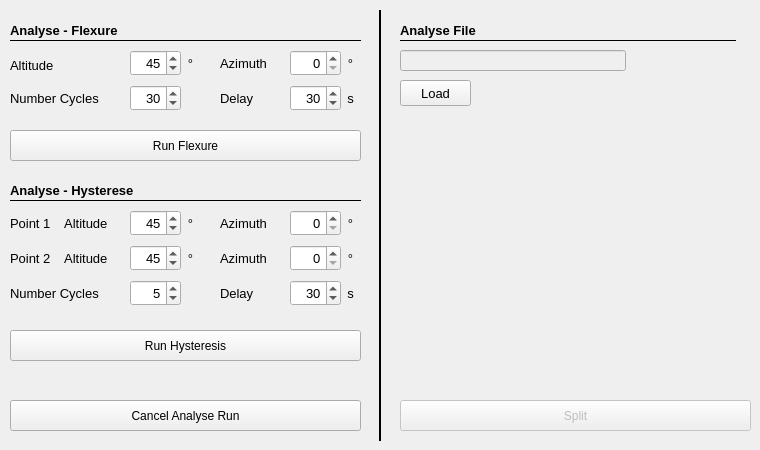
   <widget class="QWidget" name="Analyse">
    <attribute name="title">
     <string>Analyse</string>
    </attribute>
    <widget class="QLabel" name="label_107">
     <property name="geometry">
      <rect>
       <x>10</x>
       <y>20</y>
       <width>351</width>
       <height>21</height>
      </rect>
     </property>
     <property name="font">
      <font>
       <pointsize>10</pointsize>
       <weight>75</weight>
       <bold>true</bold>
      </font>
     </property>
     <property name="text">
      <string>Analyse - Flexure</string>
     </property>
    </widget>
    <widget class="QPushButton" name="btn_cancelAnalyse">
     <property name="enabled">
      <bool>true</bool>
     </property>
     <property name="geometry">
      <rect>
       <x>10</x>
       <y>400</y>
       <width>351</width>
       <height>31</height>
      </rect>
     </property>
     <property name="toolTip">
      <string>&lt;html&gt;&lt;head/&gt;&lt;body&gt;&lt;p&gt;Cancels the analyse run.&lt;/p&gt;&lt;/body&gt;&lt;/html&gt;</string>
     </property>
     <property name="text">
      <string>Cancel Analyse Run</string>
     </property>
    </widget>
    <widget class="QPushButton" name="btn_runFlexure">
     <property name="enabled">
      <bool>true</bool>
     </property>
     <property name="geometry">
      <rect>
       <x>10</x>
       <y>130</y>
       <width>351</width>
       <height>31</height>
      </rect>
     </property>
     <property name="toolTip">
      <string>&lt;html&gt;&lt;head/&gt;&lt;body&gt;&lt;p&gt;Runs a analyse cycle by constant pointing to given alt/az and measuring the error each delay seconds.&lt;/p&gt;&lt;/body&gt;&lt;/html&gt;</string>
     </property>
     <property name="text">
      <string>Run Flexure</string>
     </property>
    </widget>
    <widget class="Line" name="line_33">
     <property name="geometry">
      <rect>
       <x>10</x>
       <y>40</y>
       <width>351</width>
       <height>1</height>
      </rect>
     </property>
     <property name="frameShadow">
      <enum>QFrame::Plain</enum>
     </property>
     <property name="orientation">
      <enum>Qt::Horizontal</enum>
     </property>
    </widget>
    <widget class="QLabel" name="label_174">
     <property name="geometry">
      <rect>
       <x>10</x>
       <y>50</y>
       <width>51</width>
       <height>31</height>
      </rect>
     </property>
     <property name="font">
      <font>
       <pointsize>10</pointsize>
      </font>
     </property>
     <property name="text">
      <string>Altitude</string>
     </property>
    </widget>
    <widget class="QDoubleSpinBox" name="azimuthTimeChange">
     <property name="geometry">
      <rect>
       <x>290</x>
       <y>50</y>
       <width>51</width>
       <height>26</height>
      </rect>
     </property>
     <property name="font">
      <font>
       <family>Arial</family>
       <pointsize>10</pointsize>
       <weight>50</weight>
       <bold>false</bold>
      </font>
     </property>
     <property name="alignment">
      <set>Qt::AlignRight|Qt::AlignTrailing|Qt::AlignVCenter</set>
     </property>
     <property name="decimals">
      <number>0</number>
     </property>
     <property name="maximum">
      <double>359.000000000000000</double>
     </property>
     <property name="singleStep">
      <double>1.000000000000000</double>
     </property>
     <property name="value">
      <double>0.000000000000000</double>
     </property>
    </widget>
    <widget class="QLabel" name="label_175">
     <property name="geometry">
      <rect>
       <x>220</x>
       <y>50</y>
       <width>51</width>
       <height>26</height>
      </rect>
     </property>
     <property name="font">
      <font>
       <pointsize>10</pointsize>
      </font>
     </property>
     <property name="text">
      <string>Azimuth</string>
     </property>
    </widget>
    <widget class="QDoubleSpinBox" name="altitudeTimeChange">
     <property name="geometry">
      <rect>
       <x>130</x>
       <y>50</y>
       <width>51</width>
       <height>26</height>
      </rect>
     </property>
     <property name="font">
      <font>
       <family>Arial</family>
       <pointsize>10</pointsize>
       <weight>50</weight>
       <bold>false</bold>
      </font>
     </property>
     <property name="alignment">
      <set>Qt::AlignRight|Qt::AlignTrailing|Qt::AlignVCenter</set>
     </property>
     <property name="decimals">
      <number>0</number>
     </property>
     <property name="minimum">
      <double>0.000000000000000</double>
     </property>
     <property name="maximum">
      <double>90.000000000000000</double>
     </property>
     <property name="singleStep">
      <double>1.000000000000000</double>
     </property>
     <property name="value">
      <double>45.000000000000000</double>
     </property>
    </widget>
    <widget class="QLabel" name="label_176">
     <property name="geometry">
      <rect>
       <x>10</x>
       <y>85</y>
       <width>101</width>
       <height>26</height>
      </rect>
     </property>
     <property name="font">
      <font>
       <pointsize>10</pointsize>
      </font>
     </property>
     <property name="text">
      <string>Number Cycles</string>
     </property>
    </widget>
    <widget class="QDoubleSpinBox" name="numberRunsTimeChange">
     <property name="geometry">
      <rect>
       <x>130</x>
       <y>85</y>
       <width>51</width>
       <height>26</height>
      </rect>
     </property>
     <property name="font">
      <font>
       <family>Arial</family>
       <pointsize>10</pointsize>
       <weight>50</weight>
       <bold>false</bold>
      </font>
     </property>
     <property name="alignment">
      <set>Qt::AlignRight|Qt::AlignTrailing|Qt::AlignVCenter</set>
     </property>
     <property name="decimals">
      <number>0</number>
     </property>
     <property name="minimum">
      <double>10.000000000000000</double>
     </property>
     <property name="maximum">
      <double>300.000000000000000</double>
     </property>
     <property name="singleStep">
      <double>1.000000000000000</double>
     </property>
     <property name="value">
      <double>30.000000000000000</double>
     </property>
    </widget>
    <widget class="QLabel" name="label_111">
     <property name="geometry">
      <rect>
       <x>340</x>
       <y>50</y>
       <width>21</width>
       <height>26</height>
      </rect>
     </property>
     <property name="font">
      <font>
       <pointsize>10</pointsize>
      </font>
     </property>
     <property name="text">
      <string>°</string>
     </property>
     <property name="alignment">
      <set>Qt::AlignCenter</set>
     </property>
     <property name="wordWrap">
      <bool>false</bool>
     </property>
    </widget>
    <widget class="QLabel" name="label_112">
     <property name="geometry">
      <rect>
       <x>180</x>
       <y>50</y>
       <width>21</width>
       <height>26</height>
      </rect>
     </property>
     <property name="font">
      <font>
       <pointsize>10</pointsize>
      </font>
     </property>
     <property name="text">
      <string>°</string>
     </property>
     <property name="alignment">
      <set>Qt::AlignCenter</set>
     </property>
     <property name="wordWrap">
      <bool>false</bool>
     </property>
    </widget>
    <widget class="QLabel" name="label_177">
     <property name="geometry">
      <rect>
       <x>220</x>
       <y>85</y>
       <width>41</width>
       <height>26</height>
      </rect>
     </property>
     <property name="font">
      <font>
       <pointsize>10</pointsize>
      </font>
     </property>
     <property name="text">
      <string>Delay</string>
     </property>
    </widget>
    <widget class="QDoubleSpinBox" name="delayTimeFlexure">
     <property name="geometry">
      <rect>
       <x>290</x>
       <y>85</y>
       <width>51</width>
       <height>26</height>
      </rect>
     </property>
     <property name="font">
      <font>
       <family>Arial</family>
       <pointsize>10</pointsize>
       <weight>50</weight>
       <bold>false</bold>
      </font>
     </property>
     <property name="alignment">
      <set>Qt::AlignRight|Qt::AlignTrailing|Qt::AlignVCenter</set>
     </property>
     <property name="decimals">
      <number>0</number>
     </property>
     <property name="minimum">
      <double>1.000000000000000</double>
     </property>
     <property name="maximum">
      <double>300.000000000000000</double>
     </property>
     <property name="singleStep">
      <double>1.000000000000000</double>
     </property>
     <property name="value">
      <double>30.000000000000000</double>
     </property>
    </widget>
    <widget class="QLabel" name="label_115">
     <property name="geometry">
      <rect>
       <x>340</x>
       <y>85</y>
       <width>21</width>
       <height>26</height>
      </rect>
     </property>
     <property name="font">
      <font>
       <pointsize>10</pointsize>
      </font>
     </property>
     <property name="text">
      <string>s</string>
     </property>
     <property name="alignment">
      <set>Qt::AlignCenter</set>
     </property>
     <property name="wordWrap">
      <bool>false</bool>
     </property>
    </widget>
    <widget class="QLabel" name="label_118">
     <property name="geometry">
      <rect>
       <x>10</x>
       <y>180</y>
       <width>131</width>
       <height>21</height>
      </rect>
     </property>
     <property name="font">
      <font>
       <pointsize>10</pointsize>
       <weight>75</weight>
       <bold>true</bold>
      </font>
     </property>
     <property name="text">
      <string>Analyse - Hysterese</string>
     </property>
    </widget>
    <widget class="Line" name="line_37">
     <property name="geometry">
      <rect>
       <x>10</x>
       <y>200</y>
       <width>291</width>
       <height>1</height>
      </rect>
     </property>
     <property name="frameShadow">
      <enum>QFrame::Plain</enum>
     </property>
     <property name="orientation">
      <enum>Qt::Horizontal</enum>
     </property>
    </widget>
    <widget class="QPushButton" name="btn_runHysterese">
     <property name="enabled">
      <bool>true</bool>
     </property>
     <property name="geometry">
      <rect>
       <x>10</x>
       <y>330</y>
       <width>351</width>
       <height>31</height>
      </rect>
     </property>
     <property name="toolTip">
      <string>&lt;html&gt;&lt;head/&gt;&lt;body&gt;&lt;p&gt;Runs a analyse cycle by swapping two alt/az positions and measuring the error each delay seconds&lt;/p&gt;&lt;/body&gt;&lt;/html&gt;</string>
     </property>
     <property name="text">
      <string>Run Hysteresis</string>
     </property>
    </widget>
    <widget class="QLabel" name="label_182">
     <property name="geometry">
      <rect>
       <x>220</x>
       <y>245</y>
       <width>51</width>
       <height>26</height>
      </rect>
     </property>
     <property name="font">
      <font>
       <pointsize>10</pointsize>
      </font>
     </property>
     <property name="text">
      <string>Azimuth</string>
     </property>
    </widget>
    <widget class="QDoubleSpinBox" name="numberRunsHysterese">
     <property name="geometry">
      <rect>
       <x>130</x>
       <y>280</y>
       <width>51</width>
       <height>26</height>
      </rect>
     </property>
     <property name="font">
      <font>
       <family>Arial</family>
       <pointsize>10</pointsize>
       <weight>50</weight>
       <bold>false</bold>
      </font>
     </property>
     <property name="alignment">
      <set>Qt::AlignRight|Qt::AlignTrailing|Qt::AlignVCenter</set>
     </property>
     <property name="decimals">
      <number>0</number>
     </property>
     <property name="minimum">
      <double>1.000000000000000</double>
     </property>
     <property name="maximum">
      <double>50.000000000000000</double>
     </property>
     <property name="singleStep">
      <double>1.000000000000000</double>
     </property>
     <property name="value">
      <double>5.000000000000000</double>
     </property>
    </widget>
    <widget class="QLabel" name="label_183">
     <property name="geometry">
      <rect>
       <x>10</x>
       <y>280</y>
       <width>91</width>
       <height>26</height>
      </rect>
     </property>
     <property name="font">
      <font>
       <pointsize>10</pointsize>
      </font>
     </property>
     <property name="text">
      <string>Number Cycles</string>
     </property>
    </widget>
    <widget class="QLabel" name="label_184">
     <property name="geometry">
      <rect>
       <x>220</x>
       <y>280</y>
       <width>41</width>
       <height>26</height>
      </rect>
     </property>
     <property name="font">
      <font>
       <pointsize>10</pointsize>
      </font>
     </property>
     <property name="text">
      <string>Delay</string>
     </property>
    </widget>
    <widget class="QDoubleSpinBox" name="delayTimeHysterese">
     <property name="geometry">
      <rect>
       <x>290</x>
       <y>280</y>
       <width>51</width>
       <height>26</height>
      </rect>
     </property>
     <property name="font">
      <font>
       <family>Arial</family>
       <pointsize>10</pointsize>
       <weight>50</weight>
       <bold>false</bold>
      </font>
     </property>
     <property name="alignment">
      <set>Qt::AlignRight|Qt::AlignTrailing|Qt::AlignVCenter</set>
     </property>
     <property name="decimals">
      <number>0</number>
     </property>
     <property name="minimum">
      <double>1.000000000000000</double>
     </property>
     <property name="maximum">
      <double>300.000000000000000</double>
     </property>
     <property name="singleStep">
      <double>1.000000000000000</double>
     </property>
     <property name="value">
      <double>30.000000000000000</double>
     </property>
    </widget>
    <widget class="QDoubleSpinBox" name="azimuthHysterese2">
     <property name="geometry">
      <rect>
       <x>290</x>
       <y>245</y>
       <width>51</width>
       <height>26</height>
      </rect>
     </property>
     <property name="font">
      <font>
       <family>Arial</family>
       <pointsize>10</pointsize>
       <weight>50</weight>
       <bold>false</bold>
      </font>
     </property>
     <property name="alignment">
      <set>Qt::AlignRight|Qt::AlignTrailing|Qt::AlignVCenter</set>
     </property>
     <property name="decimals">
      <number>0</number>
     </property>
     <property name="maximum">
      <double>359.000000000000000</double>
     </property>
     <property name="singleStep">
      <double>1.000000000000000</double>
     </property>
     <property name="value">
      <double>0.000000000000000</double>
     </property>
    </widget>
    <widget class="QLabel" name="label_117">
     <property name="geometry">
      <rect>
       <x>340</x>
       <y>280</y>
       <width>21</width>
       <height>26</height>
      </rect>
     </property>
     <property name="font">
      <font>
       <pointsize>10</pointsize>
      </font>
     </property>
     <property name="text">
      <string>s</string>
     </property>
     <property name="alignment">
      <set>Qt::AlignCenter</set>
     </property>
     <property name="wordWrap">
      <bool>false</bool>
     </property>
    </widget>
    <widget class="QLabel" name="label_114">
     <property name="geometry">
      <rect>
       <x>180</x>
       <y>245</y>
       <width>21</width>
       <height>26</height>
      </rect>
     </property>
     <property name="font">
      <font>
       <pointsize>10</pointsize>
      </font>
     </property>
     <property name="text">
      <string>°</string>
     </property>
     <property name="alignment">
      <set>Qt::AlignCenter</set>
     </property>
     <property name="wordWrap">
      <bool>false</bool>
     </property>
    </widget>
    <widget class="QDoubleSpinBox" name="altitudeHysterese2">
     <property name="geometry">
      <rect>
       <x>130</x>
       <y>245</y>
       <width>51</width>
       <height>26</height>
      </rect>
     </property>
     <property name="font">
      <font>
       <family>Arial</family>
       <pointsize>10</pointsize>
       <weight>50</weight>
       <bold>false</bold>
      </font>
     </property>
     <property name="alignment">
      <set>Qt::AlignRight|Qt::AlignTrailing|Qt::AlignVCenter</set>
     </property>
     <property name="decimals">
      <number>0</number>
     </property>
     <property name="minimum">
      <double>0.000000000000000</double>
     </property>
     <property name="maximum">
      <double>90.000000000000000</double>
     </property>
     <property name="singleStep">
      <double>1.000000000000000</double>
     </property>
     <property name="value">
      <double>45.000000000000000</double>
     </property>
    </widget>
    <widget class="QLabel" name="label_119">
     <property name="geometry">
      <rect>
       <x>340</x>
       <y>245</y>
       <width>21</width>
       <height>26</height>
      </rect>
     </property>
     <property name="font">
      <font>
       <pointsize>10</pointsize>
      </font>
     </property>
     <property name="text">
      <string>°</string>
     </property>
     <property name="alignment">
      <set>Qt::AlignCenter</set>
     </property>
     <property name="wordWrap">
      <bool>false</bool>
     </property>
    </widget>
    <widget class="QLabel" name="label_185">
     <property name="geometry">
      <rect>
       <x>10</x>
       <y>210</y>
       <width>101</width>
       <height>26</height>
      </rect>
     </property>
     <property name="font">
      <font>
       <pointsize>10</pointsize>
      </font>
     </property>
     <property name="text">
      <string>Point 1    Altitude</string>
     </property>
    </widget>
    <widget class="QLabel" name="label_120">
     <property name="geometry">
      <rect>
       <x>180</x>
       <y>210</y>
       <width>21</width>
       <height>26</height>
      </rect>
     </property>
     <property name="font">
      <font>
       <pointsize>10</pointsize>
      </font>
     </property>
     <property name="text">
      <string>°</string>
     </property>
     <property name="alignment">
      <set>Qt::AlignCenter</set>
     </property>
     <property name="wordWrap">
      <bool>false</bool>
     </property>
    </widget>
    <widget class="QLabel" name="label_121">
     <property name="geometry">
      <rect>
       <x>340</x>
       <y>210</y>
       <width>21</width>
       <height>26</height>
      </rect>
     </property>
     <property name="font">
      <font>
       <pointsize>10</pointsize>
      </font>
     </property>
     <property name="text">
      <string>°</string>
     </property>
     <property name="alignment">
      <set>Qt::AlignCenter</set>
     </property>
     <property name="wordWrap">
      <bool>false</bool>
     </property>
    </widget>
    <widget class="QDoubleSpinBox" name="azimuthHysterese1">
     <property name="geometry">
      <rect>
       <x>290</x>
       <y>210</y>
       <width>51</width>
       <height>26</height>
      </rect>
     </property>
     <property name="font">
      <font>
       <family>Arial</family>
       <pointsize>10</pointsize>
       <weight>50</weight>
       <bold>false</bold>
      </font>
     </property>
     <property name="alignment">
      <set>Qt::AlignRight|Qt::AlignTrailing|Qt::AlignVCenter</set>
     </property>
     <property name="decimals">
      <number>0</number>
     </property>
     <property name="maximum">
      <double>359.000000000000000</double>
     </property>
     <property name="singleStep">
      <double>1.000000000000000</double>
     </property>
     <property name="value">
      <double>0.000000000000000</double>
     </property>
    </widget>
    <widget class="QDoubleSpinBox" name="altitudeHysterese1">
     <property name="geometry">
      <rect>
       <x>130</x>
       <y>210</y>
       <width>51</width>
       <height>26</height>
      </rect>
     </property>
     <property name="font">
      <font>
       <family>Arial</family>
       <pointsize>10</pointsize>
       <weight>50</weight>
       <bold>false</bold>
      </font>
     </property>
     <property name="alignment">
      <set>Qt::AlignRight|Qt::AlignTrailing|Qt::AlignVCenter</set>
     </property>
     <property name="decimals">
      <number>0</number>
     </property>
     <property name="minimum">
      <double>0.000000000000000</double>
     </property>
     <property name="maximum">
      <double>90.000000000000000</double>
     </property>
     <property name="singleStep">
      <double>1.000000000000000</double>
     </property>
     <property name="value">
      <double>45.000000000000000</double>
     </property>
    </widget>
    <widget class="QLabel" name="label_186">
     <property name="geometry">
      <rect>
       <x>220</x>
       <y>210</y>
       <width>51</width>
       <height>26</height>
      </rect>
     </property>
     <property name="font">
      <font>
       <pointsize>10</pointsize>
      </font>
     </property>
     <property name="text">
      <string>Azimuth</string>
     </property>
    </widget>
    <widget class="Line" name="line_43">
     <property name="geometry">
      <rect>
       <x>10</x>
       <y>190</y>
       <width>351</width>
       <height>21</height>
      </rect>
     </property>
     <property name="frameShadow">
      <enum>QFrame::Plain</enum>
     </property>
     <property name="orientation">
      <enum>Qt::Horizontal</enum>
     </property>
    </widget>
    <widget class="QLabel" name="label_187">
     <property name="geometry">
      <rect>
       <x>10</x>
       <y>245</y>
       <width>101</width>
       <height>26</height>
      </rect>
     </property>
     <property name="font">
      <font>
       <pointsize>10</pointsize>
      </font>
     </property>
     <property name="text">
      <string>Point 2    Altitude</string>
     </property>
    </widget>
    <widget class="Line" name="line_52">
     <property name="geometry">
      <rect>
       <x>370</x>
       <y>10</y>
       <width>21</width>
       <height>431</height>
      </rect>
     </property>
     <property name="styleSheet">
      <string notr="true"/>
     </property>
     <property name="frameShadow">
      <enum>QFrame::Plain</enum>
     </property>
     <property name="lineWidth">
      <number>2</number>
     </property>
     <property name="orientation">
      <enum>Qt::Vertical</enum>
     </property>
    </widget>
    <widget class="QPushButton" name="btn_split">
     <property name="enabled">
      <bool>false</bool>
     </property>
     <property name="geometry">
      <rect>
       <x>400</x>
       <y>400</y>
       <width>351</width>
       <height>31</height>
      </rect>
     </property>
     <property name="toolTip">
      <string>&lt;html&gt;&lt;head/&gt;&lt;body&gt;&lt;p&gt;Runs a analyse cycle by swapping two alt/az positions and measuring the error each delay seconds&lt;/p&gt;&lt;/body&gt;&lt;/html&gt;</string>
     </property>
     <property name="text">
      <string>Split</string>
     </property>
    </widget>
    <widget class="QPushButton" name="btn_loadAnalyseData">
     <property name="geometry">
      <rect>
       <x>400</x>
       <y>80</y>
       <width>71</width>
       <height>26</height>
      </rect>
     </property>
     <property name="font">
      <font>
       <pointsize>10</pointsize>
      </font>
     </property>
     <property name="toolTip">
      <string>&lt;html&gt;&lt;head/&gt;&lt;body&gt;&lt;p&gt;Loads the modeling data from file.&lt;/p&gt;&lt;/body&gt;&lt;/html&gt;</string>
     </property>
     <property name="styleSheet">
      <string notr="true"/>
     </property>
     <property name="text">
      <string>Load</string>
     </property>
    </widget>
    <widget class="QLabel" name="label_99">
     <property name="geometry">
      <rect>
       <x>400</x>
       <y>20</y>
       <width>191</width>
       <height>21</height>
      </rect>
     </property>
     <property name="font">
      <font>
       <pointsize>10</pointsize>
       <weight>75</weight>
       <bold>true</bold>
      </font>
     </property>
     <property name="text">
      <string>Analyse File</string>
     </property>
    </widget>
    <widget class="Line" name="line_29">
     <property name="geometry">
      <rect>
       <x>400</x>
       <y>40</y>
       <width>336</width>
       <height>1</height>
      </rect>
     </property>
     <property name="frameShadow">
      <enum>QFrame::Plain</enum>
     </property>
     <property name="orientation">
      <enum>Qt::Horizontal</enum>
     </property>
    </widget>
    <widget class="QLineEdit" name="le_analyseFileName">
     <property name="enabled">
      <bool>false</bool>
     </property>
     <property name="geometry">
      <rect>
       <x>400</x>
       <y>50</y>
       <width>226</width>
       <height>21</height>
      </rect>
     </property>
     <property name="font">
      <font>
       <family>Courier</family>
       <pointsize>10</pointsize>
       <weight>75</weight>
       <bold>true</bold>
      </font>
     </property>
     <property name="mouseTracking">
      <bool>false</bool>
     </property>
     <property name="acceptDrops">
      <bool>false</bool>
     </property>
     <property name="toolTip">
      <string>&lt;html&gt;&lt;head/&gt;&lt;body&gt;&lt;p&gt;Name of Analysis file, where the data ist stored.&lt;/p&gt;&lt;p&gt;Please Double Click to select.&lt;/p&gt;&lt;/body&gt;&lt;/html&gt;</string>
     </property>
     <property name="layoutDirection">
      <enum>Qt::RightToLeft</enum>
     </property>
     <property name="text">
      <string/>
     </property>
     <property name="readOnly">
      <bool>false</bool>
     </property>
    </widget>
    <zorder>line_33</zorder>
    <zorder>line_43</zorder>
    <zorder>line_52</zorder>
    <zorder>label_107</zorder>
    <zorder>btn_cancelAnalyse</zorder>
    <zorder>btn_runFlexure</zorder>
    <zorder>label_174</zorder>
    <zorder>azimuthTimeChange</zorder>
    <zorder>label_175</zorder>
    <zorder>altitudeTimeChange</zorder>
    <zorder>label_176</zorder>
    <zorder>numberRunsTimeChange</zorder>
    <zorder>label_111</zorder>
    <zorder>label_112</zorder>
    <zorder>label_177</zorder>
    <zorder>delayTimeFlexure</zorder>
    <zorder>label_115</zorder>
    <zorder>label_118</zorder>
    <zorder>line_37</zorder>
    <zorder>btn_runHysterese</zorder>
    <zorder>label_182</zorder>
    <zorder>numberRunsHysterese</zorder>
    <zorder>label_183</zorder>
    <zorder>label_184</zorder>
    <zorder>delayTimeHysterese</zorder>
    <zorder>azimuthHysterese2</zorder>
    <zorder>label_117</zorder>
    <zorder>label_114</zorder>
    <zorder>altitudeHysterese2</zorder>
    <zorder>label_119</zorder>
    <zorder>label_185</zorder>
    <zorder>label_120</zorder>
    <zorder>label_121</zorder>
    <zorder>azimuthHysterese1</zorder>
    <zorder>altitudeHysterese1</zorder>
    <zorder>label_186</zorder>
    <zorder>label_187</zorder>
    <zorder>btn_split</zorder>
    <zorder>btn_loadAnalyseData</zorder>
    <zorder>label_99</zorder>
    <zorder>line_29</zorder>
    <zorder>le_analyseFileName</zorder>
   </widget>
